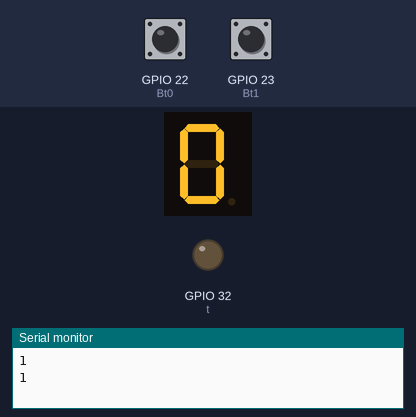
A sketch run on a simulated ESP32. Parts: 1-digit seven-segment display, output pins drawn as LEDs (lit = HIGH), the last lines printed to the serial monitor. Wiring (inferred from the names in the program): 1-digit 7-segment display, segments lit when HIGH: segments GPIO 13, GPIO 12, GPIO 14, GPIO 27, GPIO 26, GPIO 25, GPIO 33. Inputs (shaded band) come from the test bench; at power-on: GPIO 22 (Bt0) HIGH, GPIO 23 (Bt1) HIGH. The segment pins are drawn as the display they are named for; pins used as bus, display or sensor lines are not drawn.

Above: at 1.8 s.
1.9 s: GPIO 22 (Bt0) pulled LOW for 0.6 s
At 3.7 s:
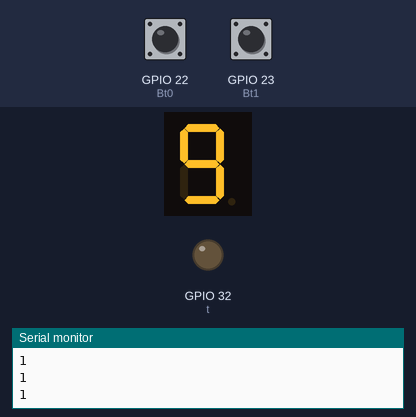
5.5 s: GPIO 23 (Bt1) pulled LOW for 0.6 s
At 8.7 s:
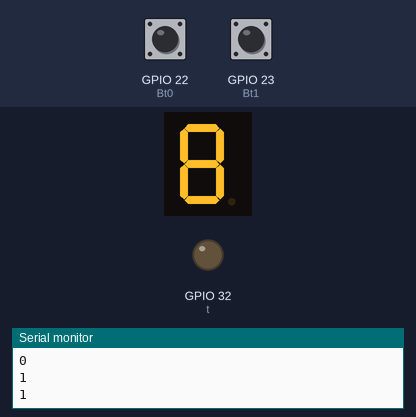
10.2 s: GPIO 22 (Bt0) pulled LOW for 1 s
At 15.2 s:
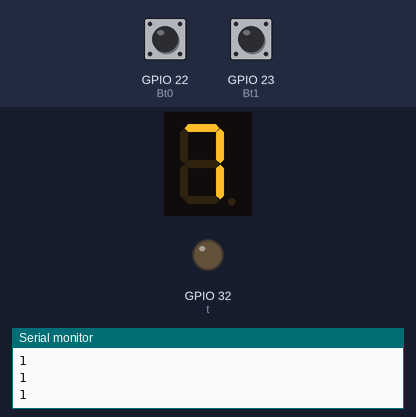
15.3 s: GPIO 23 (Bt1) pulled LOW for 1 s
At 18.8 s:
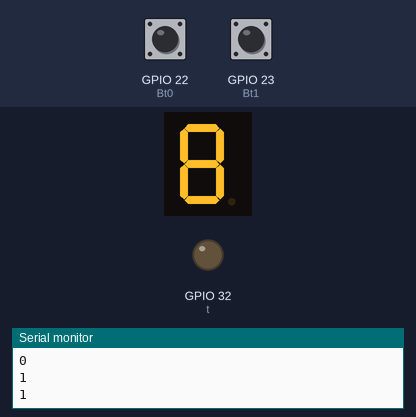
Timing chart, 0 to 20.3 s (numbered marks = the images above; inputs shaded):
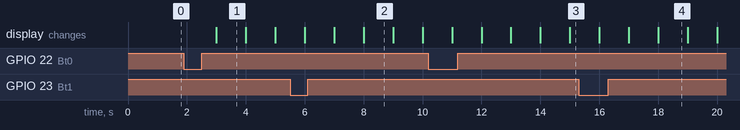

Measured:
- after the input at 1.9 s, the display: changes after 1.1 s (image 1)
- what the display in image 1 shows lasts 1.0 s, from 3.0 s to 4.0 s

The sketch:

ESP32_2.ino
```cpp
int a = 13;
int b = 12;
int c = 14;
int d = 27;
int e = 26;
int f = 25;
int g = 33;
int t = 32;
int sw0 = 35;
int sw3 = 34;
int st=1;

//  segment   {0,1,2,3,4,5,6,7,8,9,a,b,c,d,e,f}
int segA[16]= {1,0,1,1,0,1,1,1,1,1,1,0,1,0,1,1};
int segB[16]= {1,1,1,1,1,0,0,1,1,1,1,0,0,1,0,0};
int segC[16]= {1,1,0,1,1,1,1,1,1,1,1,1,0,1,0,0};
int segD[16]= {1,0,1,1,0,1,1,0,1,1,0,1,1,1,1,0};
int segE[16]= {1,0,1,0,0,0,1,0,1,0,1,1,1,1,1,1};
int segF[16]= {1,0,0,0,1,1,1,0,1,1,1,1,1,0,1,1};
int segG[16]= {0,0,1,1,1,1,1,0,1,1,1,1,0,1,1,1};
int segT[16]= {0,0,0,0,0,0,0,0,0,0,0,0,0,0,0,0};
int Bt0 = 22, Bt1 = 23;
int State = 0;
int x=0;

void setup() {

  pinMode(Bt0, INPUT_PULLUP);
  pinMode(Bt1, INPUT_PULLUP);
   pinMode(a, OUTPUT);
  pinMode(b, OUTPUT);
  pinMode(c, OUTPUT);
  pinMode(d, OUTPUT);
  pinMode(e, OUTPUT);
  pinMode(f, OUTPUT);
  pinMode(g, OUTPUT);
  pinMode(t, OUTPUT);
  digitalWrite(t, 0);
  Serial.begin(9600);
}

void loop() {

  x+=State;
  if(x == -1)x=9;
  if(x== 10)x=0;
  id(x);


}
void id(int q){

     digitalWrite(a, segA[q]);
     digitalWrite(b, segB[q]);
     digitalWrite(c, segC[q]);
     digitalWrite(d, segD[q]);
     digitalWrite(e, segE[q]);
     digitalWrite(f, segF[q]);
     digitalWrite(g, segG[q]);
     if (digitalRead(Bt0) == LOW) State = -1;
  if (digitalRead(Bt1) == LOW) State *= -1;
  Serial.println(digitalRead(Bt1));
     delay(1000);


  }
```
